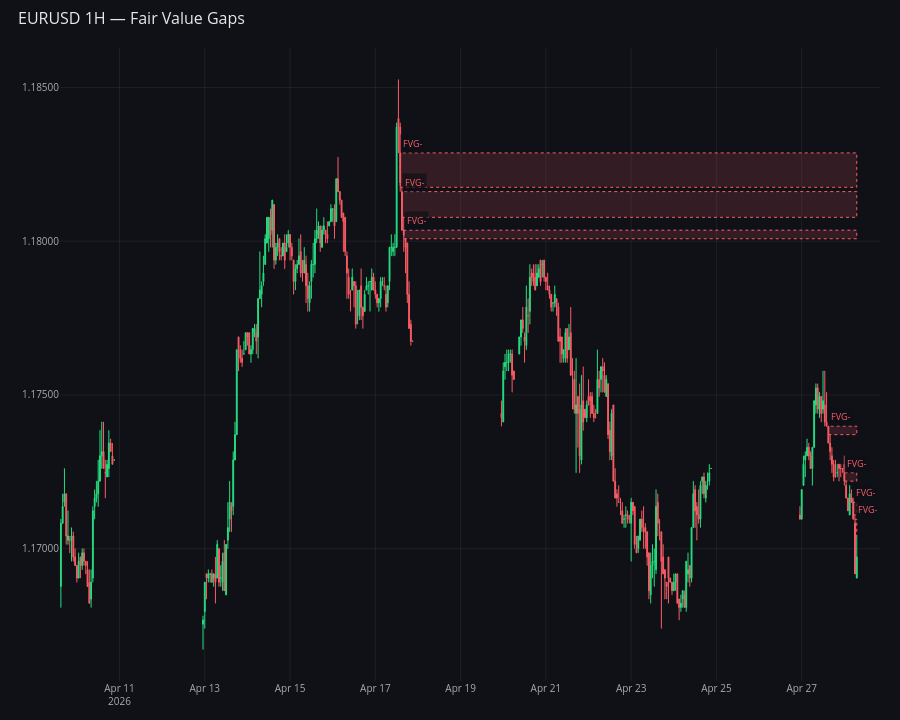

Notebook source saved alongside this figure:
### Code cell
import importlib
import strategies.fvg as fvg_module
importlib.reload(fvg_module)
from strategies.fvg import FairValueGap

fvg = FairValueGap(df, min_gap_pips=2.0)
print(f"Total FVGs : {len(fvg.fvgs)}")
print(f"Unfilled   : {len(fvg.unfilled())}")
fvg.plot(last_n=300, title="EURUSD 1H — Fair Value Gaps").show()

### Figure 1 — Plotly figure (JSON) as saved in the notebook; plotly's stock layout.template omitted (floating-point values rounded to 4 significant figures; data arrays with more than 128 entries replaced by an {"elided": "..."} marker saying what was removed)
{"data": [{"close": {"elided": "300 float values"}, "decreasing": {"fillcolor": "#FC5C65", "line": {"color": "#FC5C65"}}, "high": {"elided": "300 float values"}, "increasing": {"fillcolor": "#26DE81", "line": {"color": "#26DE81"}}, "line": {"width": 1}, "low": {"elided": "300 float values"}, "name": "OHLC", "open": {"elided": "300 float values"}, "showlegend": false, "type": "candlestick", "whiskerwidth": 0.3, "x": {"elided": "300 str values"}}], "layout": {"annotations": [{"bgcolor": "rgba(15,17,23,0.7)", "borderpad": 2, "font": {"color": "#FC5C65", "size": 9}, "showarrow": false, "text": "FVG-", "x": "2026-04-17T14:00:00+00:00", "xanchor": "left", "y": 1.183, "yanchor": "bottom"}, {"bgcolor": "rgba(15,17,23,0.7)", "borderpad": 2, "font": {"color": "#FC5C65", "size": 9}, "showarrow": false, "text": "FVG-", "x": "2026-04-17T15:00:00+00:00", "xanchor": "left", "y": 1.182, "yanchor": "bottom"}, {"bgcolor": "rgba(15,17,23,0.7)", "borderpad": 2, "font": {"color": "#FC5C65", "size": 9}, "showarrow": false, "text": "FVG-", "x": "2026-04-17T16:00:00+00:00", "xanchor": "left", "y": 1.18, "yanchor": "bottom"}, {"bgcolor": "rgba(15,17,23,0.7)", "borderpad": 2, "font": {"color": "#FC5C65", "size": 9}, "showarrow": false, "text": "FVG-", "x": "2026-04-27T15:00:00+00:00", "xanchor": "left", "y": 1.174, "yanchor": "bottom"}, {"bgcolor": "rgba(15,17,23,0.7)", "borderpad": 2, "font": {"color": "#FC5C65", "size": 9}, "showarrow": false, "text": "FVG-", "x": "2026-04-28T00:00:00+00:00", "xanchor": "left", "y": 1.172, "yanchor": "bottom"}, {"bgcolor": "rgba(15,17,23,0.7)", "borderpad": 2, "font": {"color": "#FC5C65", "size": 9}, "showarrow": false, "text": "FVG-", "x": "2026-04-28T05:00:00+00:00", "xanchor": "left", "y": 1.172, "yanchor": "bottom"}, {"bgcolor": "rgba(15,17,23,0.7)", "borderpad": 2, "font": {"color": "#FC5C65", "size": 9}, "showarrow": false, "text": "FVG-", "x": "2026-04-28T06:00:00+00:00", "xanchor": "left", "y": 1.171, "yanchor": "bottom"}], "height": 720, "hoverlabel": {"bgcolor": "#1A1D2E", "bordercolor": "#333", "font": {"color": "#E8E8E8"}}, "hovermode": "x unified", "margin": {"b": 20, "l": 60, "r": 20, "t": 48}, "paper_bgcolor": "#0F1117", "plot_bgcolor": "#0F1117", "shapes": [{"fillcolor": "rgba(252,92,101,0.15)", "line": {"color": "#FC5C65", "dash": "dot", "width": 1}, "type": "rect", "x0": "2026-04-17T14:00:00+00:00", "x1": "2026-04-28T07:00:00+00:00", "y0": 1.182, "y1": 1.183}, {"fillcolor": "rgba(252,92,101,0.15)", "line": {"color": "#FC5C65", "dash": "dot", "width": 1}, "type": "rect", "x0": "2026-04-17T15:00:00+00:00", "x1": "2026-04-28T07:00:00+00:00", "y0": 1.181, "y1": 1.182}, {"fillcolor": "rgba(252,92,101,0.15)", "line": {"color": "#FC5C65", "dash": "dot", "width": 1}, "type": "rect", "x0": "2026-04-17T16:00:00+00:00", "x1": "2026-04-28T07:00:00+00:00", "y0": 1.18, "y1": 1.18}, {"fillcolor": "rgba(252,92,101,0.15)", "line": {"color": "#FC5C65", "dash": "dot", "width": 1}, "type": "rect", "x0": "2026-04-27T15:00:00+00:00", "x1": "2026-04-28T07:00:00+00:00", "y0": 1.174, "y1": 1.174}, {"fillcolor": "rgba(252,92,101,0.15)", "line": {"color": "#FC5C65", "dash": "dot", "width": 1}, "type": "rect", "x0": "2026-04-28T00:00:00+00:00", "x1": "2026-04-28T07:00:00+00:00", "y0": 1.172, "y1": 1.172}, {"fillcolor": "rgba(252,92,101,0.15)", "line": {"color": "#FC5C65", "dash": "dot", "width": 1}, "type": "rect", "x0": "2026-04-28T05:00:00+00:00", "x1": "2026-04-28T07:00:00+00:00", "y0": 1.171, "y1": 1.172}, {"fillcolor": "rgba(252,92,101,0.15)", "line": {"color": "#FC5C65", "dash": "dot", "width": 1}, "type": "rect", "x0": "2026-04-28T06:00:00+00:00", "x1": "2026-04-28T07:00:00+00:00", "y0": 1.17, "y1": 1.171}], "title": {"font": {"color": "#E8E8E8", "size": 16}, "text": "EURUSD 1H — Fair Value Gaps", "x": 0.02}, "xaxis": {"anchor": "y", "domain": [0, 1], "gridcolor": "rgba(255,255,255,0.06)", "rangeslider": {"visible": false}, "showspikes": true, "spikecolor": "#555", "spikethickness": 1, "tickfont": {"color": "#AAA", "size": 10}, "zerolinecolor": "rgba(255,255,255,0.06)"}, "yaxis": {"anchor": "x", "domain": [0, 1], "gridcolor": "rgba(255,255,255,0.06)", "showspikes": true, "spikecolor": "#555", "spikethickness": 1, "tickfont": {"color": "#AAA", "size": 10}, "tickformat": ".5f", "zerolinecolor": "rgba(255,255,255,0.06)"}}}
